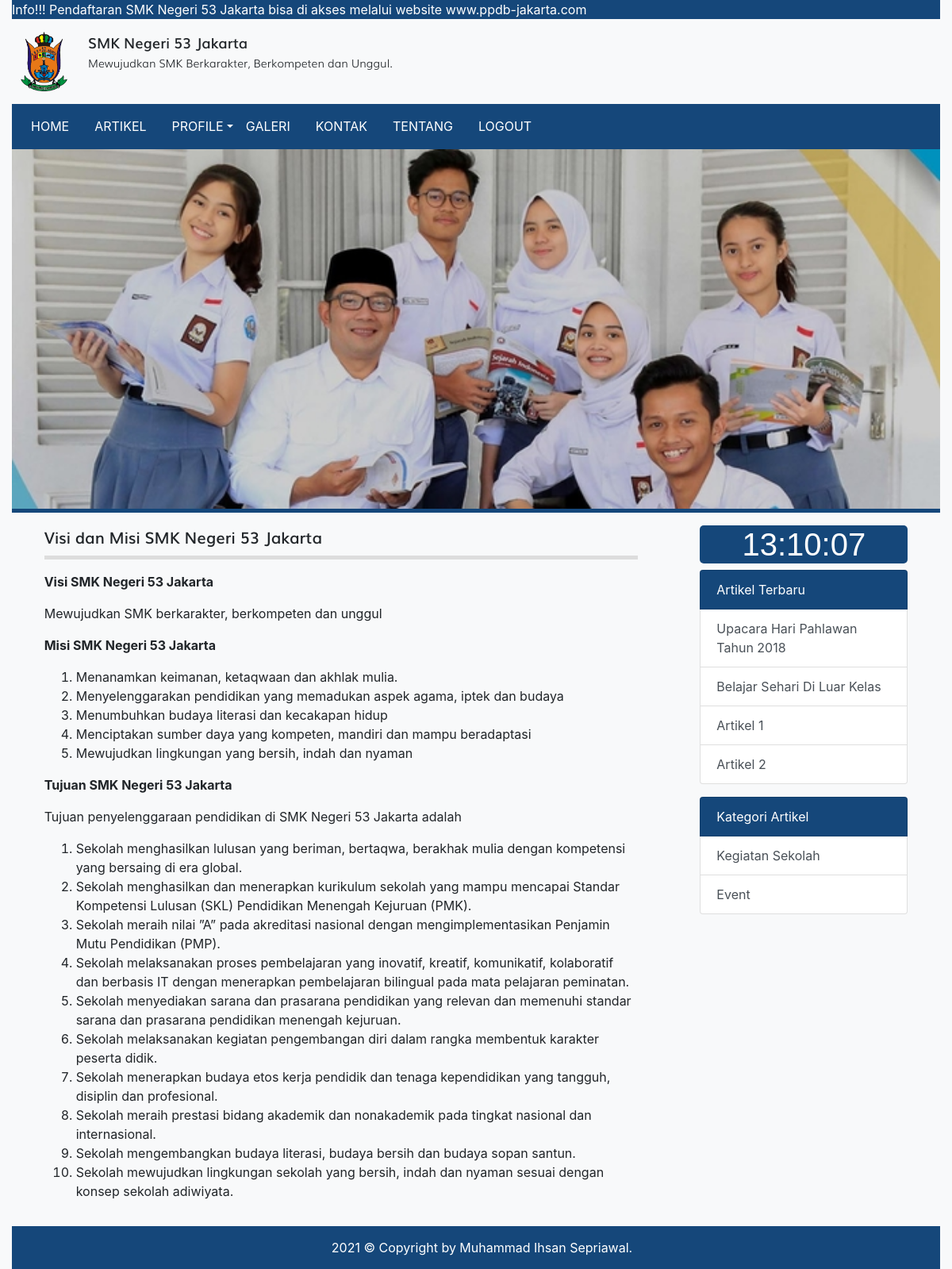
The app's page /visi_misi.php with its own data.
### tables this page shows
CREATE TABLE `tbl_visi_misi` (
  `id` int(11) NOT NULL,
  `visi_misi` text DEFAULT NULL
);

CREATE TABLE `tbl_artikel` (
  `id` int(11) NOT NULL,
  `judul` varchar(255) DEFAULT NULL,
  `isi` text DEFAULT NULL,
  `tanggal` date DEFAULT NULL,
  `foto` varchar(100) DEFAULT NULL,
  `id_kategori` int(11) DEFAULT NULL
);

CREATE TABLE `tbl_kategori_artikel` (
  `id` int(11) NOT NULL,
  `nama_kategori` varchar(30) DEFAULT NULL
);

### visi_misi.php (the view, shortened to what this page needs)
<?php
require_once 'koneksi.php';
$query = mysqli_query($koneksi, "SELECT * FROM tbl_visi_misi WHERE id = 1");
$visi_misi = mysqli_fetch_assoc($query);
?>
<!DOCTYPE html>
<html>
<head>
	<link rel="stylesheet" href="resources/fonts/stylesheet.css">
	<link rel="stylesheet" href="resources/css/bootstrap.min.css">
	<link rel="stylesheet" href="resources/css/styles.css">
</head>
<body>
	<div class="container-fluid bg-light">
		<div class="marquee">
			<marquee direction="left">Info!!! Pendaftaran SMK Negeri 53 Jakarta bisa di akses melalui website www.ppdb-jakarta.com</marquee>
		</div>
		<div class="logo clearfix">
			<div class="float-left mt-3 mb-3">
				<img src="resources/images/logo53.png" alt="Logo Sekolah" width="80px" height="75px" class="float-left mr-3">
				<div class="text float-right">
					<span class="smk">SMK Negeri 53 Jakarta</span><br>
					<span class="visi">Mewujudkan SMK Berkarakter, Berkompeten dan Unggul.</span>
				</div>
			</div>
		</div>
		<?php require_once 'navbar.php'; ?>
		<div class="hero">
			<img src="resources/images/banner-siswa.jpg" alt="">
		</div>
		<div class="row p-3 justify-content-center">
			<div class="col-md-8">
				<div class="title mb-3">
					Visi dan Misi SMK Negeri 53 Jakarta
				</div>
				<div class="artikel">
					<?= $visi_misi['visi_misi'] ?>
				</div>
			</div>
			<?php require_once 'sidebar.php'; ?>
		</div>
		<div class="text-white foot">
			2021 © Copyright by Muhammad Ihsan Sepriawal.
		</div>
	</div>
</body>
</html>

### sidebar.php (shortened to what this page needs)
<?php
$query_artikel_terbaru = mysqli_query($koneksi, "SELECT * FROM tbl_artikel ORDER BY tanggal ASC LIMIT 4");
$query_kategori_artikel= mysqli_query($koneksi, "SELECT * FROM tbl_kategori_artikel LIMIT 4");
?>
<div class="col-md-3 ml-5">
	<div class="list-group">
		 <h1 class="text-center" style="font-size: 40px; font-family: arial; background-color: #15477A; border-radius: 5px; color: #fff;" id="jam"></h1>
	</div>
	<div class="list-group">
		<span class="list-group-item text-white" style="background-color: #15477A;">Artikel Terbaru</span>
		<?php while($artikel_terbaru = mysqli_fetch_assoc($query_artikel_terbaru)) : ?>
			<a href="detail_artikel.php?id=<?= $artikel_terbaru['id'] ?>" class="list-group-item list-group-item-action"><?= $artikel_terbaru['judul'] ?></a>
		<?php endwhile; ?>
	</div>
	<div class="list-group">
		<span class="list-group-item text-white mt-3" style="background-color: #15477A;">Kategori Artikel</span>
		<?php while($kategori_artikel = mysqli_fetch_assoc($query_kategori_artikel)) : ?>
			<a href="kategori.php?id=<?= $kategori_artikel['id'] ?>" class="list-group-item list-group-item-action"><?= $kategori_artikel['nama_kategori'] ?></a>
		<?php endwhile; ?>
	</div>
</div>

### resources/css/styles.css (style rules this page uses)
body { background-image: url('../images/bg_all.jpg'); }
.marquee { background-color: #15477A; color: #fff; }
.smk { font-family: 'mulisemibold'; font-size: 18px; }
.visi { font-family: 'mulilight'; font-size: 14px; }
.hero { border-bottom: 5px solid #15477A; }
.hero img { width: 100%; }
.title { font-family: 'mulisemibold'; font-size: 20px; padding-bottom: 7.5px; border-bottom: 5px solid #ddd }
.foot { background-color: #15477A; padding: 15px 15px 15px 30px; text-align: center; }

### records on screen
tbl_visi_misi: visi_misi "Visi SMK Negeri 53 Jakarta Mewujudkan SMK berkarakter, berkompeten dan unggul Misi SMK Negeri 53 Jakarta Menanamkan keimanan, ketaqwaan dan akhlak mulia. Menyelenggarakan pendidikan yang memadukan aspek agama, iptek dan budaya Menumbuhkan budaya literasi dan kecakapan hidup Menciptakan sumber daya yang kompeten, mandiri dan mampu beradaptasi Mewujudkan lingkungan yang bersih, indah dan nyaman Tujuan SMK Negeri 53 Jakarta Tujuan penyelenggaraan pendidikan di SMK Negeri 53 Jakarta adalah Sekolah menghasilkan lulusan yang beriman, bertaqwa, berakhak mulia dengan kompetensi yang bersaing di era global. Sekolah menghasilkan dan menerapkan kurikulum sekolah yang mampu mencapai Standar Kompetensi…"
tbl_artikel: judul "Upacara Hari Pahlawan Tahun 2018"
tbl_artikel: judul "Belajar Sehari Di Luar Kelas"
tbl_artikel: judul "Artikel 1"
tbl_artikel: judul "Artikel 2"
tbl_kategori_artikel: nama_kategori "Kegiatan Sekolah"
tbl_kategori_artikel: nama_kategori "Event"
